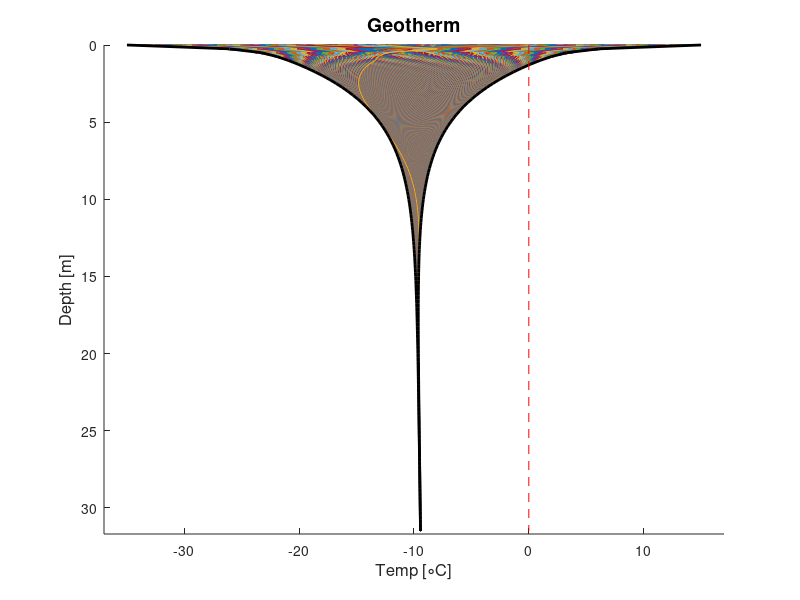

This figure's MATLAB source:
%------------------------------
% GEOL 5700 
% Model the geotherm using finite difference methods (FTCS)
%------------------------------
% Franklin Hinckley
%------------------------------

%% Cleanup
clearvars
close all
clc

% Define parameters
k = 2.5; % [W/mK]
kappa = 1e-6; % [m^2/sec]
rhoCp = k/kappa;
Qm = 45/1000; % [W/m^2]

% Set boundary conditions
Pyr = 3600*24*365.25; % pne year [sec]
Pday = 86400; % one day [sec]
dT_yr = 15; % variation in temperature per year [deg C]
dT_day = 10; % variation in temperature per day [deg C]
mT_yr = -10; % mean yearly temperature [deg C]

% Set initial conditions
dz = 0.25;
zmax = 10*sqrt(kappa*Pyr/pi); % ten characteristic depths so gradient at depth is just mantle
z = 0:dz:zmax;
Ts = mT_yr;
T = (Qm./k).*z + Ts(1); % start simulation with linear T(z) from mantle

% Define time vector
dt = 0.75*(dz^2/(2*kappa)); % 0.75 gives margin from what is req'd for stability
tProp = 8*(3600*24*365.25);
t = 0:dt:tProp;

Ts = mT_yr + ...
        dT_yr.*sin(((2*pi.*t)/Pyr)) + dT_day.*sin(((2*pi.*t)/Pday));

%% Define analytic bounds
zStar_yr = sqrt(kappa*Pyr/pi);
zStar_day = sqrt(kappa*Pday/pi);
boundLow = T - dT_yr.*exp(-z./zStar_yr) - dT_day.*exp(-z./zStar_day);
boundHigh = T + dT_yr.*exp(-z./zStar_yr) + dT_day.*exp(-z./zStar_day);


%% Set initial temperature profile
T = T + ...
        dT_yr.*exp(-z./zStar_yr).*sin(((2*pi*(0))/Pyr) - (z./zStar_yr)) + ...
        dT_day.*exp(-z./zStar_day).*sin(((2*pi*(0))/Pday) - (z./zStar_day));

%% Main loop
TS = zeros(length(z),length(t));
TS(:,1) = T;
for ii = 1:length(t)
    % Get surface temperature at current time
    TsC = Ts(ii);
    
    % Determine temperature gradient at depth
    dTdzmax = Qm/k; %[C/m]

    % Compute temperature gradient
    dTdz = [diff(T)./dz dTdzmax];

    % Compute heat flux
    q = -k*dTdz;

    % Compute temperature rate
    dqdz = diff(q)/dz; 
    dTdt = (-1/(rhoCp))*dqdz;

    % Update temperature
    T(2:end) = T(2:end) + dTdt*dt;
    T(1) = TsC;
    
    % Save output
    TS(:,ii) = T;
end

%% Plot results
figure
hold on
plot(TS(:,7*(3600*24*365.25)/dt:end),z)
plot(boundLow,z,'-k','Linewidth',2)
plot(boundHigh,z,'-k','Linewidth',2)
plot([0 0],[min(z) max(z)],'--r')
%plot([min(T(:))-2 max(T(:))+2],[z(zInd) z(zInd)],'--k')
hold off
%text(min(boundLow)-1,z(zInd)-0.5,zStr)
xlim([min(boundLow)-2 max(boundHigh)+2])
ylim([0 zmax])
set(gca,'Ydir','reverse')
title('Geotherm','Fontsize',14)
ylabel('Depth [m]','Fontsize',12)
xlabel('Temp [\circC]','Fontsize',12)

% Animation
% figure
% for ii = 1:length(t)
%     plot(TS(:,ii),z,'b')
%     hold on
%     plot(boundLow,z,'-k')
%     plot(boundHigh,z,'-k')
%     plot([0 0],[min(z) max(z)],'r')
%     hold off
%     xlim([min(TS(:))-2 max(TS(:))+2])
%     ylim([0 zmax])
%     set(gca,'Ydir','reverse')
%     title('Geotherm','Fontsize',14)
%     ylabel('Depth [m]','Fontsize',12)
%     xlabel('Temp [\circC]','Fontsize',12)
% %    M(:,ii) = getframe(gcf);
%     pause(0.01)    
% end


